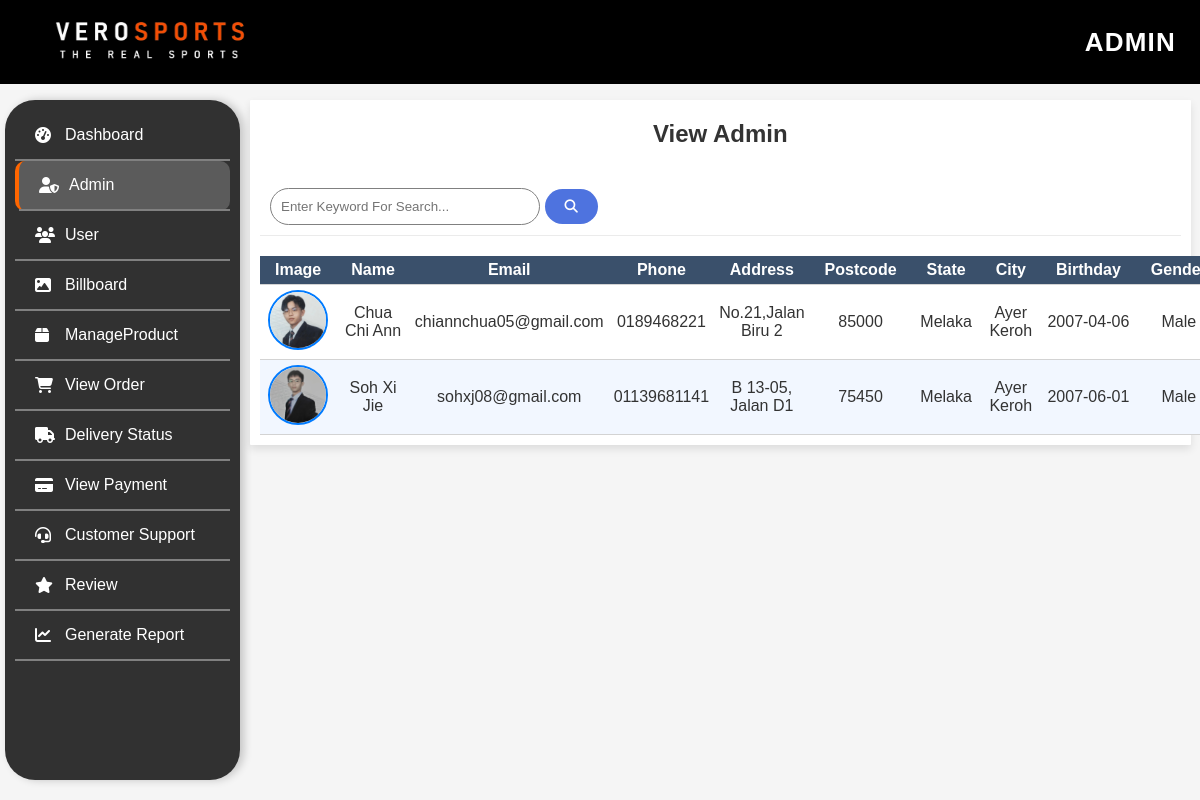
The app's page /Admin/View_Admin/view_admin.php (signed in) with its own data.
### tables this page shows
CREATE TABLE `users` (
  `user_id` int(11) NOT NULL,
  `first_name` varchar(30) NOT NULL,
  `last_name` varchar(30) NOT NULL,
  `email` varchar(100) NOT NULL,
  `mobile_number` varchar(15) NOT NULL,
  `password` varchar(255) NOT NULL,
  `address` text NOT NULL,
  `postcode` varchar(10) NOT NULL,
  `state` varchar(50) NOT NULL,
  `city` varchar(255) NOT NULL,
  `birthday_date` date NOT NULL,
  `gender` varchar(10) NOT NULL CHECK (`gender` in ('Male','Female')),
  `profile_image` varchar(255) DEFAULT NULL,
  `user_type` enum('1','2','3') NOT NULL,
  `create_at` timestamp NOT NULL DEFAULT current_timestamp()
);

### Admin/View_Admin/view_admin.php (the view, shortened to what this page needs)
<!DOCTYPE html>
<html lang="en">
<head>
    <link rel="stylesheet" href="view_admin.css">
    <link rel="stylesheet" href="../Header_And_Footer/header.css">
    <link rel="stylesheet" href="../sidebar/sidebar.css">
    <link rel="stylesheet" href="https://cdnjs.cloudflare.com/ajax/libs/font-awesome/6.5.1/css/all.min.css">
</head>
<body>
    <?php include __DIR__ . '/../Header_And_Footer/header.php'; ?>
    <div class="contain">
        <?php include __DIR__ . '/../sidebar/sidebar.php'; ?>
        <div class="admin-table">
            <h3>View Admin</h3>
            <div class="search-container">
                <div class="search-box">
                    <form id="searchForm">
                        <input type="text" name="query" id="searchInput" placeholder="Enter Keyword For Search...">
                        <button type="submit" id="searchButton"><i class="fa-solid fa-magnifying-glass"></i></button>
                    </form>
                </div>
            </div>
            <table>
                <tr>
                    <th>Image</th>
                    <th>Name</th>
                    <th>Email</th>
                    <th>Phone</th>
                    <th>Address</th>
                    <th>Postcode</th>
                    <th>State</th>
                    <th>City</th>
                    <th>Birthday</th>
                    <th>Gender</th>
                <tbody id="userTableBody">
                <?php
                    $sql= "SELECT * FROM users WHERE user_type = 2";
                    $result = $conn->query($sql);
                    while($row= $result->fetch_assoc()){
                        echo '<tr>
                                <td><img src="../../upload/'.$row['profile_image'].'"</td>
                                <td>'.$row['first_name']." ".$row['last_name'].'</td>
                                <td>'.$row['email'].'</td>
                                <td>'.$row['mobile_number'].'</td>
                                <td>'.$row['address'].'</td>
                                <td>'.$row['postcode'].'</td>
                                <td>'.$row['state'].'</td>
                                <td>'.$row['city'].'</td>
                                <td>'.$row['birthday_date'].'</td>
                                <td>'.$row['gender'].'</td>';
                                echo '</tr>';
                    }
                    ?>
                </tbody>
            </table>
        </div>
    </div>
</body>
</html>

### Admin/View_Admin/view_admin.css (style rules this page uses)
* { margin: 0; padding: 0; box-sizing: border-box; font-family: 'Poppins', sans-serif; }
body { background-color: #f5f5f5; color: #333; }
.contain { display: flex; align-items: flex-start; gap: 20px; width: 100%; padding-left: 250px; }
.admin-table { background: #fff; padding: 10px; border-radius: 1px; box-shadow: 0 4px 8px rgba(0, 0, 0, 0.1); width: 99%; height: 100%; position: relative; top: 100px; }
.admin-table h3 { text-align: center; font-size: 24px; margin-bottom: 20px; color: #333; padding: 10px; }
table { width: 100%; border-collapse: collapse; background: white; overflow: hidden; }
.admin-table table th { background: #3A506B; color: white; padding: 5px 15px; font-size: 16px; }
.admin-table table td { padding: 5px; text-align: center; }
.admin-table img { width: 60px; height: 60px; border-radius: 50%; object-fit: cover; border: 2px solid #007bff; }
.admin-table table tr { border-bottom:1px solid lightgray; }
.admin-table table tr:nth-child(even) { background-color: #f2f7ff; }
.admin-table table tr:nth-child(odd) { background-color: #ffffff; }
.search-container { width: 100%; height: 100%; text-align: start; }
.search-box { position: relative; border: none; font-size: 16px; padding: 10px; margin-bottom: 20px; border-bottom: 1px solid rgb(235, 235, 235); }
#searchInput { padding: 10px; width: 30%; border-radius: 20px; border: 1px solid #808080; }
#searchButton { background-color: #4E73DF; padding: 10px 20px; border-radius: 20px; cursor: pointer; border: none; color: white; font-weight: bold; }

### records on screen
users: profile_image (picture), first_name "Chua", last_name "Chi Ann", email "chiannchua05@gmail.com", mobile_number "0189468221", address "No.21,Jalan Biru 2", postcode "85000", state "Melaka", city "Ayer Keroh", birthday_date "2007-04-06", gender "Male"
users: profile_image (picture), first_name "Soh", last_name "Xi Jie", email "sohxj08@gmail.com", mobile_number "01139681141", address "B 13-05, Jalan D1", postcode "75450", state "Melaka", city "Ayer Keroh", birthday_date "2007-06-01", gender "Male"
